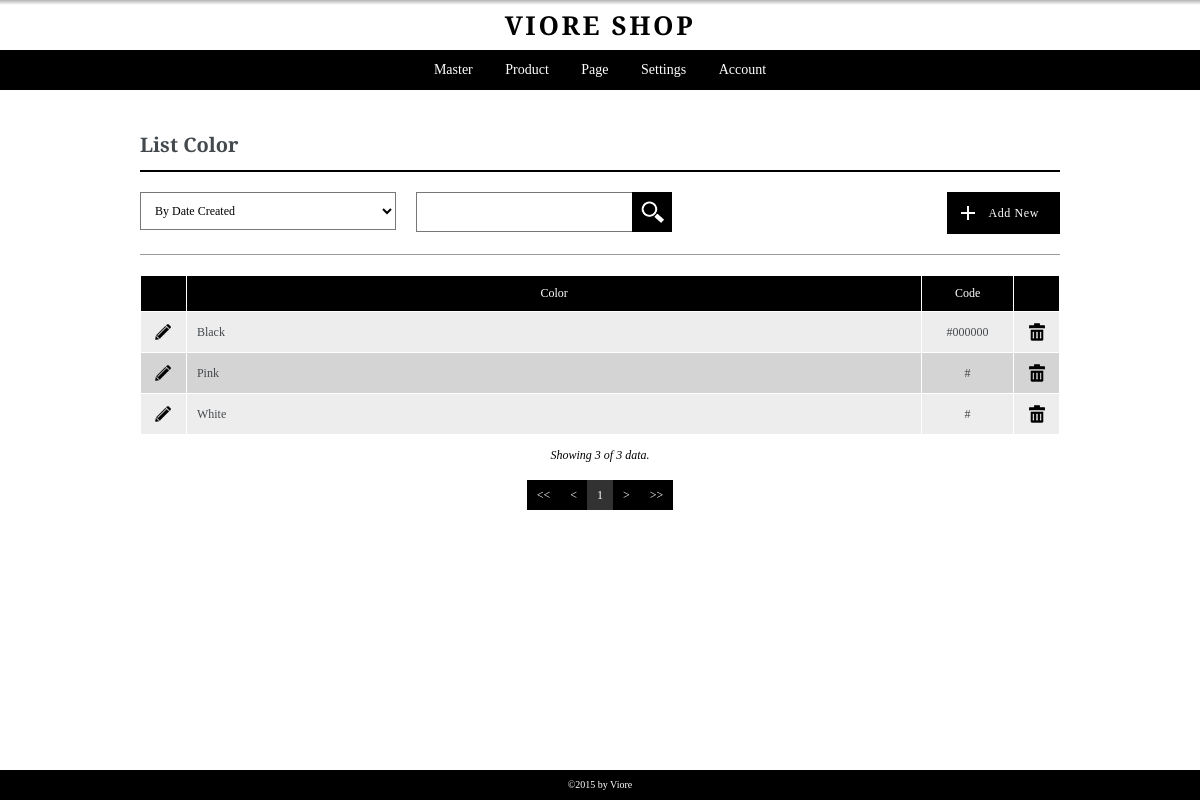
/admin/pages/listcolor.php (signed in), run on an earlier commit of the app's database.
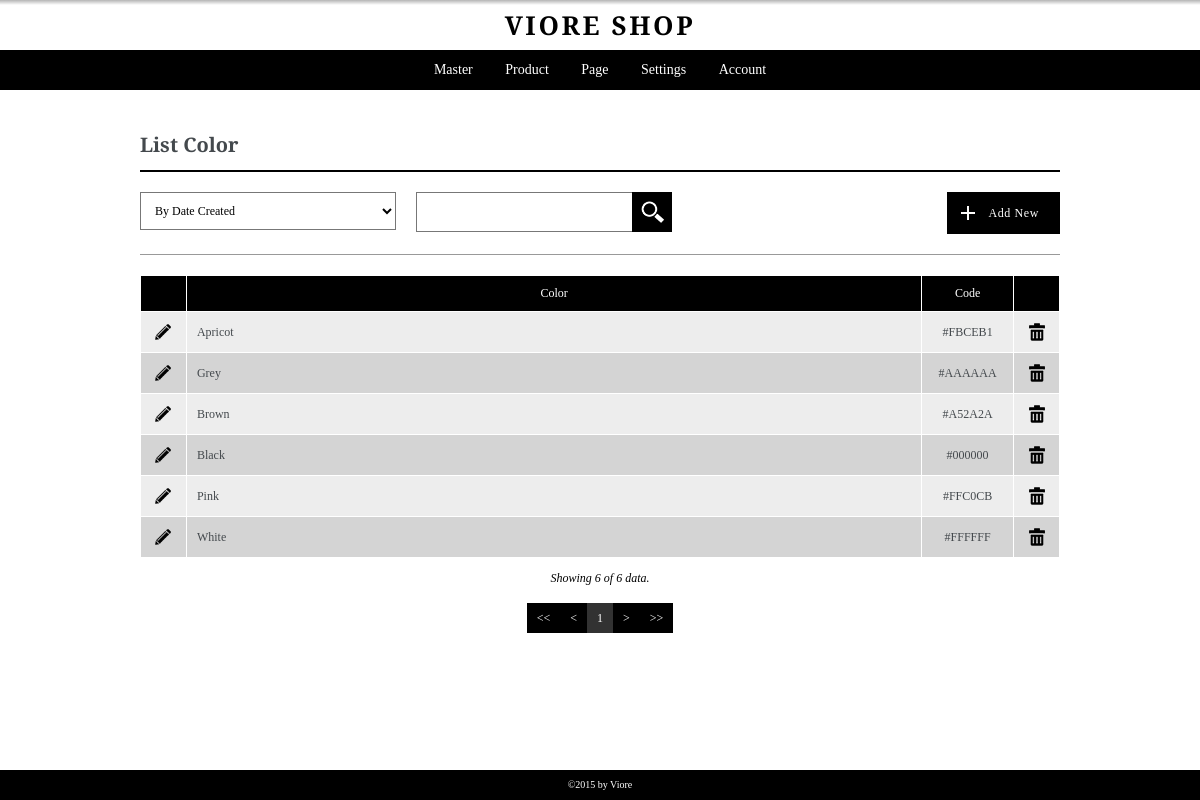
And on a later commit of the database.
### tables this page shows
CREATE TABLE `color` (
  `id_color` int(5) NOT NULL,
  `color_name` varchar(100) NOT NULL,
  `html_code` varchar(6) NOT NULL,
  `user_create` int(5) NOT NULL,
  `user_edit` int(5) NOT NULL,
  `date_created` datetime NOT NULL,
  `date_edited` datetime NOT NULL,
  `active` int(1) NOT NULL
);

### admin/pages/getfieldname.php (called while the page is built, shortened)
<?php
if((substr($pagecall,0,4)=="edit")||(substr($pagecall,0,4)=="list")){
	$tabel = substr($pagecall, 4);
}
else {
	$tabel = substr($pagecall, 3);
}
$pageedit = "add".$tabel;
?>

### admin/pages/listcolor.php (the view, shortened to what this page needs)
<?php
	include "header.php";
	$pagecall = "listcolor";
	include "controller.php";
	include "getfieldname.php";
?>
<div class="container">
	<div class="content list listcolor">
		<h3><?php echo ucwords("List ".$tabel); ?></h3>
		<?php
			include ("../pages/filter-box.php");
		?>
		<div class="data-table">
			<table border="1" cellpadding="0" cellspacing="0" width="100%">
				<colgroup>
					<col width="5%">
					<col width="">
					<col width="10%">
					<col width="5%">
				</colgroup>
				<thead>
					<tr>
						<th>&nbsp;</th>
						<th>Color</th>
						<th>Code</th>
						<th>&nbsp;</th>
					</tr>
				</thead>
				<tbody>
					<?php
					$batas=20;
					if (empty($halaman))
					{
						$posisi=0;
					}
					else
					{
						$posisi=($halaman-1)*$batas;
					}
					$sql = "SELECT * FROM color ";
					$sql .= "WHERE active=1 ";
					if ((isset($_POST['sortingchoice'])) AND ($_POST['sortingchoice']!="all"))
					{
						$sorting_opt = explode(":", $_POST['sortingchoice']);
						$sql .= "ORDER BY ".$sorting_opt[0]." ".$sorting_opt[1]." ";
					}
					else{
						$sql .= "ORDER BY date_created DESC ";
					}
					$sqlp = $sql."LIMIT $posisi,$batas";
					$result = mysql_query($sqlp);
					while ($row=mysql_fetch_array($result))
					{
						echo '<tr>';
						echo '	<td align="center">
									<a href="'.$pageedit.'.php?act=chg&id='.$row["id_color"].'" class="link-opt"><img src="../images/icon-pencil.png" alt="Edit" title="Edit"></a>
								</td>
						';
						echo '	<td align="left">'.$row['color_name'].'</td>';
						echo '	<td align="center">#'.$row['html_code'].'</td>';
						echo '	<td align="center">
									<a href="deactive.php?id='.$row["id_color"].'&pageorigin='.$pagecall.'" class="link-opt"><img src="../images/icon-trash.png" alt="Delete" title="Delete"></a>
								</td>
						';
						echo '</tr>';
					}
					?>
				</tbody>
			</table>
		</div>
		<div class="data-show">
			<?php
				$jumlah = mysql_num_rows($result);
				$showing = $batas;
				if ($jumlah<$batas){$showing=$jumlah;}
				echo '<p>Showing '.$showing.' of '.$jumlah.' data.</p>';
			?>
		</div>
		<?php
			include ("../modules/paging.php");
		?>
	</div>
</div>
<?php
	include "footer.php";
?>

What changed in the data, as far as the page shows it:
added color: color_name "Apricot", html_code "FBCEB1"
added color: color_name "Grey", html_code "AAAAAA"
added color: color_name "Brown", html_code "A52A2A"
changed color "Pink": html_code (not shown) → "FFC0CB"
changed color "White": html_code (not shown) → "FFFFFF"
Also different on the page:
$showing: "3" → "6"
$jumlah: "3" → "6"
